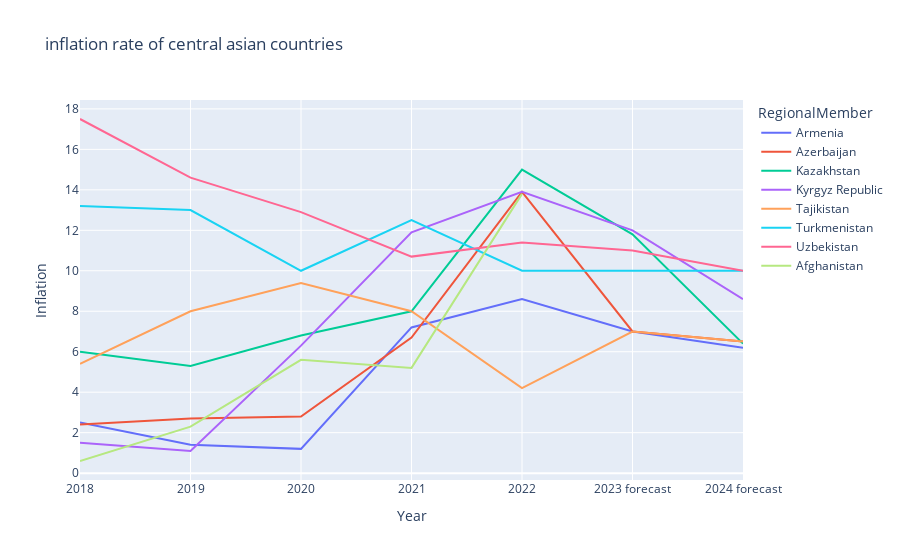

Source (notebook cell):
### Code cell
fig=px.line(cenral_asian_data,x='Year',y='Inflation',color='RegionalMember',title='inflation rate of central asian countries')
fig.show()

### Figure 1 — Plotly figure (JSON) as saved in the notebook; plotly's stock layout.template omitted (floating-point values rounded to 4 significant figures)
{"data": [{"hovertemplate": "RegionalMember=Armenia<br>Year=%{x}<br>Inflation=%{y}<extra></extra>", "legendgroup": "Armenia", "line": {"color": "#636efa", "dash": "solid"}, "marker": {"symbol": "circle"}, "mode": "lines", "name": "Armenia", "orientation": "v", "showlegend": true, "type": "scatter", "x": ["2018", "2019", "2020", "2021", "2022", "2023 forecast", "2024 forecast"], "xaxis": "x", "y": [2.5, 1.4, 1.2, 7.2, 8.6, 7, 6.2], "yaxis": "y"}, {"hovertemplate": "RegionalMember=Azerbaijan<br>Year=%{x}<br>Inflation=%{y}<extra></extra>", "legendgroup": "Azerbaijan", "line": {"color": "#EF553B", "dash": "solid"}, "marker": {"symbol": "circle"}, "mode": "lines", "name": "Azerbaijan", "orientation": "v", "showlegend": true, "type": "scatter", "x": ["2018", "2019", "2020", "2021", "2022", "2023 forecast", "2024 forecast"], "xaxis": "x", "y": [2.4, 2.7, 2.8, 6.7, 13.9, 7, 6.5], "yaxis": "y"}, {"hovertemplate": "RegionalMember=Kazakhstan<br>Year=%{x}<br>Inflation=%{y}<extra></extra>", "legendgroup": "Kazakhstan", "line": {"color": "#00cc96", "dash": "solid"}, "marker": {"symbol": "circle"}, "mode": "lines", "name": "Kazakhstan", "orientation": "v", "showlegend": true, "type": "scatter", "x": ["2018", "2019", "2020", "2021", "2022", "2023 forecast", "2024 forecast"], "xaxis": "x", "y": [6, 5.3, 6.8, 8, 15, 11.8, 6.4], "yaxis": "y"}, {"hovertemplate": "RegionalMember=Kyrgyz Republic<br>Year=%{x}<br>Inflation=%{y}<extra></extra>", "legendgroup": "Kyrgyz Republic", "line": {"color": "#ab63fa", "dash": "solid"}, "marker": {"symbol": "circle"}, "mode": "lines", "name": "Kyrgyz Republic", "orientation": "v", "showlegend": true, "type": "scatter", "x": ["2018", "2019", "2020", "2021", "2022", "2023 forecast", "2024 forecast"], "xaxis": "x", "y": [1.5, 1.1, 6.3, 11.9, 13.9, 12, 8.6], "yaxis": "y"}, {"hovertemplate": "RegionalMember=Tajikistan<br>Year=%{x}<br>Inflation=%{y}<extra></extra>", "legendgroup": "Tajikistan", "line": {"color": "#FFA15A", "dash": "solid"}, "marker": {"symbol": "circle"}, "mode": "lines", "name": "Tajikistan", "orientation": "v", "showlegend": true, "type": "scatter", "x": ["2018", "2019", "2020", "2021", "2022", "2023 forecast", "2024 forecast"], "xaxis": "x", "y": [5.4, 8, 9.4, 8, 4.2, 7, 6.5], "yaxis": "y"}, {"hovertemplate": "RegionalMember=Turkmenistan<br>Year=%{x}<br>Inflation=%{y}<extra></extra>", "legendgroup": "Turkmenistan", "line": {"color": "#19d3f3", "dash": "solid"}, "marker": {"symbol": "circle"}, "mode": "lines", "name": "Turkmenistan", "orientation": "v", "showlegend": true, "type": "scatter", "x": ["2018", "2019", "2020", "2021", "2022", "2023 forecast", "2024 forecast"], "xaxis": "x", "y": [13.2, 13, 10, 12.5, 10, 10, 10], "yaxis": "y"}, {"hovertemplate": "RegionalMember=Uzbekistan<br>Year=%{x}<br>Inflation=%{y}<extra></extra>", "legendgroup": "Uzbekistan", "line": {"color": "#FF6692", "dash": "solid"}, "marker": {"symbol": "circle"}, "mode": "lines", "name": "Uzbekistan", "orientation": "v", "showlegend": true, "type": "scatter", "x": ["2018", "2019", "2020", "2021", "2022", "2023 forecast", "2024 forecast"], "xaxis": "x", "y": [17.5, 14.6, 12.9, 10.7, 11.4, 11, 10], "yaxis": "y"}, {"hovertemplate": "RegionalMember=Afghanistan<br>Year=%{x}<br>Inflation=%{y}<extra></extra>", "legendgroup": "Afghanistan", "line": {"color": "#B6E880", "dash": "solid"}, "marker": {"symbol": "circle"}, "mode": "lines", "name": "Afghanistan", "orientation": "v", "showlegend": true, "type": "scatter", "x": ["2018", "2019", "2020", "2021", "2022", "2023 forecast", "2024 forecast"], "xaxis": "x", "y": [0.6, 2.3, 5.6, 5.2, 13.8, null, null], "yaxis": "y"}], "layout": {"legend": {"title": {"text": "RegionalMember"}, "tracegroupgap": 0}, "title": {"text": "inflation rate of central asian countries"}, "xaxis": {"anchor": "y", "domain": [0, 1], "title": {"text": "Year"}}, "yaxis": {"anchor": "x", "domain": [0, 1], "title": {"text": "Inflation"}}}}
